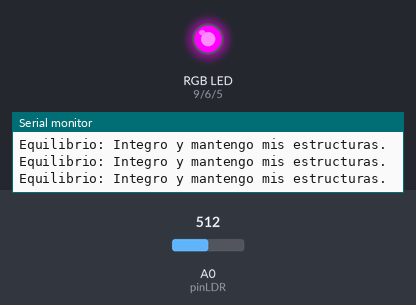
Simulated run of this sketch. Board: Arduino Uno, built with avr-gcc and run on an emulated ATmega328P. On the bench: an RGB LED mixed from three pins (HIGH = lit), the last lines printed to the serial monitor. The test bench sets the inputs (shaded band); at power-on: A0 (pinLDR) = 512.

Above: at 1.2 s.
1.3 s: A0 (pinLDR) set to 584
2.8 s: A0 (pinLDR) set to 611
At 3.9 s:
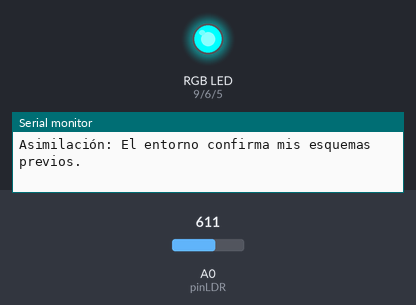
4.3 s: A0 (pinLDR) set to 240
At 5.3 s:
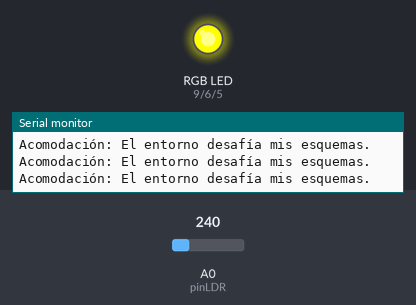
5.9 s: A0 (pinLDR) set to 264
At 6.6 s:
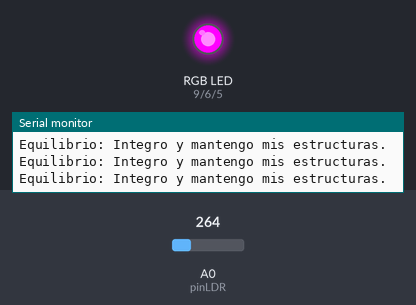
7.5 s: A0 (pinLDR) set to 122
At 8.0 s:
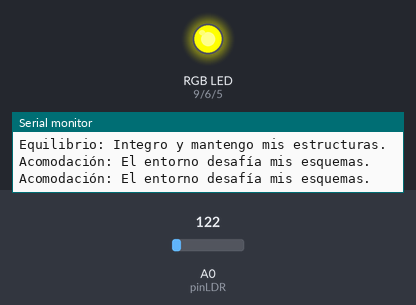
Timing chart, 0 to 10.1 s (numbered marks = the images above; inputs shaded):
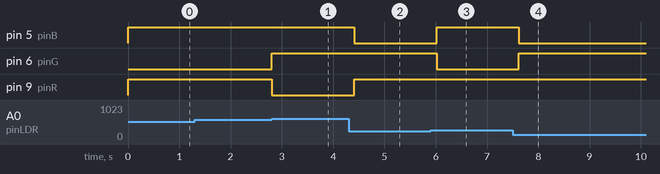

The sketch:

PIAGETPROEMOTIONALMODEBYADABYTE.ino
```cpp
// -----------------------------------------------------
//  Piaget PRO Emotional Mode
//  El sensor construye su realidad: asimilación,
//  acomodación y equilibrio sensorial.
// -----------------------------------------------------

int pinLDR = A0;

int pinR = 9;
int pinG = 6;
int pinB = 5;

// Función para LED RGB ANODO COMUN (lógica invertida)
void setColor(int r, int g, int b) {
  analogWrite(pinR, 255 - r);
  analogWrite(pinG, 255 - g);
  analogWrite(pinB, 255 - b);
}

void setup() {
  Serial.begin(9600);
  pinMode(pinR, OUTPUT);
  pinMode(pinG, OUTPUT);
  pinMode(pinB, OUTPUT);
}

void loop() {

  int valor = analogRead(pinLDR);

  // Zonas sensoriales según Piaget
  if (valor < 250) {
    // Poca luz → introspección → Acomodación lenta
    setColor(0, 0, 255);
    Serial.println("Acomodación: El entorno desafía mis esquemas.");
  }
  else if (valor < 600) {
    // Equilibrio entre estímulo y experiencia
    setColor(0, 255, 0);
    Serial.println("Equilibrio: Integro y mantengo mis estructuras.");
  }
  else {
    // Mucha luz → perturbación → Ajuste cognitivo
    setColor(255, 0, 0);
    Serial.println("Asimilación: El entorno confirma mis esquemas previos.");
  }

  delay(200);
}
```

Measured:
- the behaviour switches between 599 and 600 on A0 (pinLDR) (found by bisection; images 0 and 1)
- the behaviour switches between 249 and 250 on A0 (pinLDR) (found by bisection; images 2 and 3)
- after the input at 2.8 s, pin 6 (pinG): LOW → HIGH at once; pin 9 (pinR): HIGH → LOW at once
- after the input at 4.3 s, pin 5 (pinB): HIGH → LOW after 0.11 s; pin 9 (pinR): LOW → HIGH after 0.11 s
- after the input at 5.9 s, pin 5 (pinB): LOW → HIGH after 0.12 s; pin 6 (pinG): HIGH → LOW after 0.12 s
- after the input at 7.5 s, pin 5 (pinB): HIGH → LOW after 0.12 s; pin 6 (pinG): LOW → HIGH after 0.12 s
